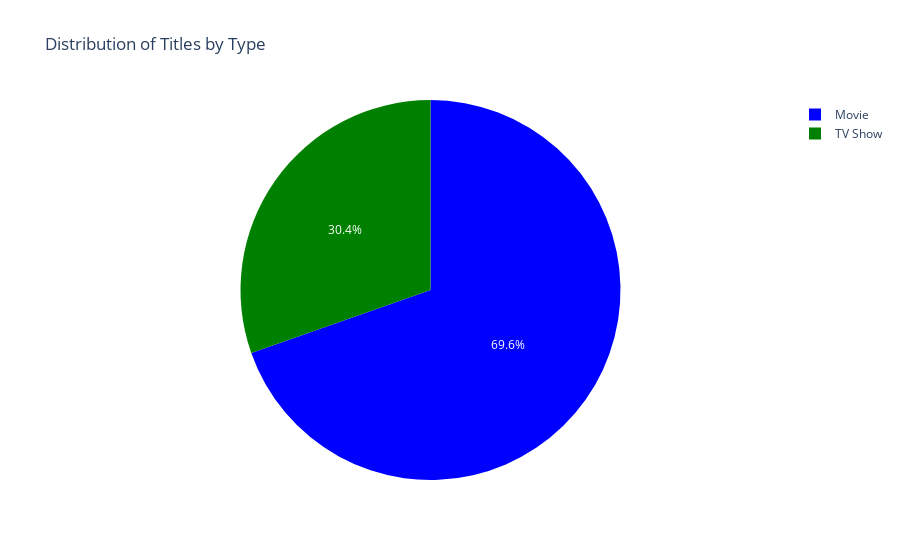

Write notebook code for a chart like this one.
### Code cell
import plotly.express as px

fig = px.pie(grouped_data, values='count', names='type', title='Distribution of Titles by Type',
             labels={'type': 'Content Type', 'count': 'Title Count'},
             color='type', color_discrete_map={'Movie': 'blue', 'TV Show': 'green'})

# Show the plot
fig.show()

### Figure 1 — Plotly figure (JSON) as saved in the notebook; plotly's stock layout.template omitted (floating-point values rounded to 4 significant figures)
{"data": [{"customdata": [["Movie"], ["TV Show"]], "domain": {"x": [0, 1], "y": [0, 1]}, "hovertemplate": "Content Type=%{customdata[0]}<br>Title Count=%{value}<extra></extra>", "labels": ["Movie", "TV Show"], "legendgroup": "", "marker": {"colors": ["blue", "green"]}, "name": "", "showlegend": true, "type": "pie", "values": [6131, 2676]}], "layout": {"legend": {"tracegroupgap": 0}, "title": {"text": "Distribution of Titles by Type"}}}
